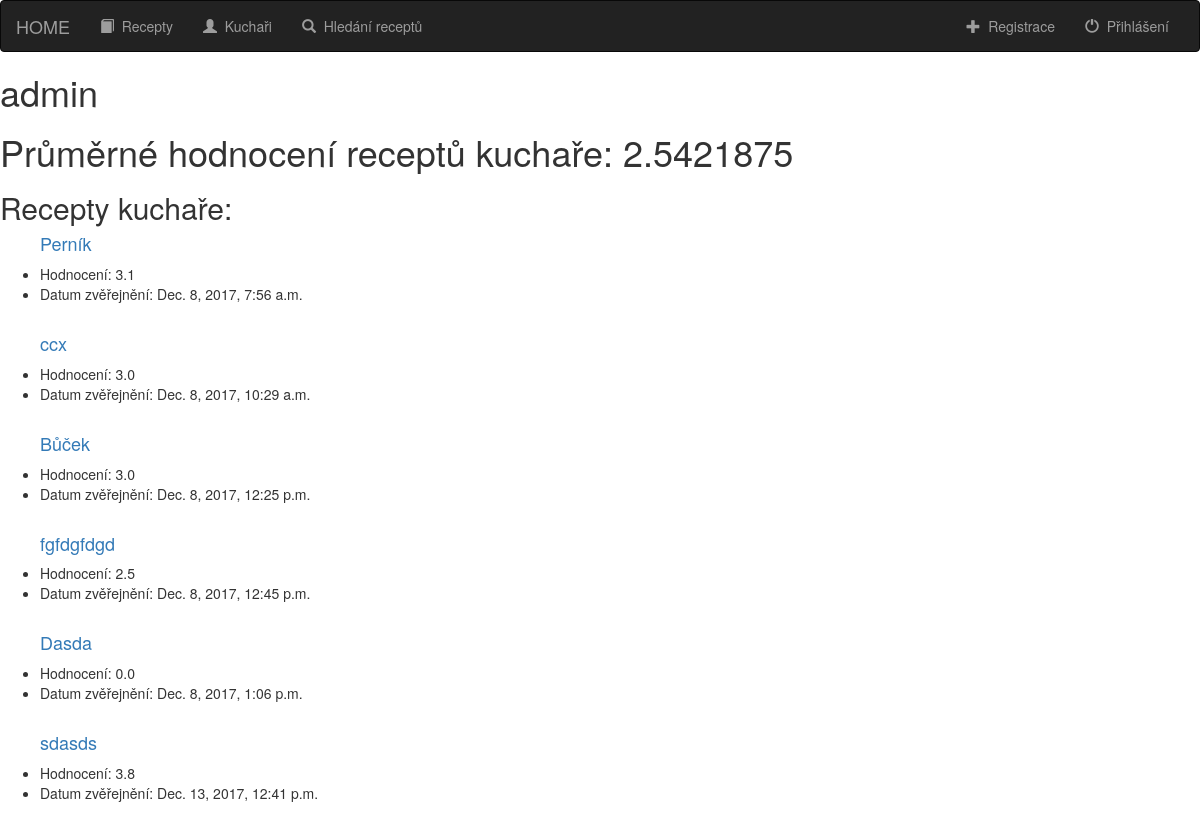
/recepty/kuchari/1/, run on the app's committed database.
### recepty/models.py (models this page shows, shortened)
class Recept(models.Model):
    jmeno = models.CharField(max_length=200)
    postup = models.TextField(max_length=2000, default="")
    autor = models.ForeignKey(User, on_delete=models.CASCADE, default=0)
    publikovano = models.DateTimeField(default=datetime.now(), blank=True)
    hodnoceni = models.DecimalField(default=2.5, decimal_places=1, max_digits=3, validators=[MaxValueValidator(5), MinValueValidator(0)])
    svetova_kuchyne = models.ForeignKey(SvetovaKuchyne, on_delete=models.CASCADE, default=0)
    ingredience = models.TextField(max_length=1000, default="")
    chod = models.ForeignKey(Chod, on_delete=models.CASCADE, default=0)
    def celkoveHodnoceni(self):
        all_recepty = Recept.objects.filter(autor=self)
        celkoveHodnoceni = 0
        for recept in all_recepty:
            celkoveHodnoceni = (celkoveHodnoceni + recept.hodnoceni) / 2
        return celkoveHodnoceni

### recepty/views.py (the view)
# urls.py: url(r'^kuchari/(?P<kuchar_id>[0-9]+)/$', views.detailKuchare, name='detailkuchare'),
def detailKuchare(request, kuchar_id):
    kuchar = get_object_or_404(User, pk=kuchar_id)
    all_recepty = Recept.objects.filter(autor=kuchar_id)
    celkoveHodnoceni = Recept.celkoveHodnoceni(kuchar_id)
    return render(request, 'recepty/detailkuchare.html', {'kuchar': kuchar, 'all_recepty': all_recepty, 'celkoveHodnoceni': celkoveHodnoceni})

### recepty/templates/recepty/detailkuchare.html (shortened to what this page needs)
{% extends 'recepty/base.html' %}
{% block body %}
<h1>{{ kuchar.username }}</h1>
<h1>Průměrné hodnocení receptů kuchaře: {{ celkoveHodnoceni }}</h1>
<h2>Recepty kuchaře:</h2>
{% if all_recepty %}
    <ul>
        {% for recept in all_recepty %}
        <h4><a href="{% url 'recepty:detailreceptu' recept.id %}">{{ recept.jmeno }}</a></h4>
        <li>Hodnocení: {{ recept.hodnoceni }}</li>
        <li>Datum zvěřejnění: {{ recept.publikovano }}</li>
        <br>
        {% endfor %}
    </ul>
{% endif %}
{% endblock %}

### data on the page
Recept: jmeno "Perník", hodnoceni "3.1", publikovano "Dec. 8, 2017, 7:56 a.m."
Recept: jmeno "ccx", hodnoceni "3.0", publikovano "Dec. 8, 2017, 10:29 a.m."
Recept: jmeno "Bůček", hodnoceni "3.0", publikovano "Dec. 8, 2017, 12:25 p.m."
Recept: jmeno "fgfdgfdgd", hodnoceni "2.5", publikovano "Dec. 8, 2017, 12:45 p.m."
Recept: jmeno "Dasda", hodnoceni "0.0", publikovano "Dec. 8, 2017, 1:06 p.m."
Recept: jmeno "sdasds", hodnoceni "3.8", publikovano "Dec. 13, 2017, 12:41 p.m."

### other printed values
{{ kuchar.username }} "admin"
{{ celkoveHodnoceni }} "2.5421875"
